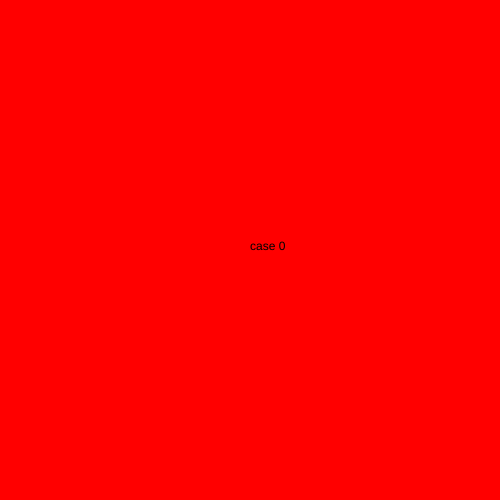
Frame 1 (no input)
Frame 60 (no input): identical to frame 1, image omitted
Frame 120 (the mouse pressed at the canvas centre since frame 60): identical to frame 1, image omitted

The p5.js sketch that drew this single still picture (run headless with seeded random() and noise() and a simulated clock; from frame 60 on, the mouse is pressed at the canvas centre):

// p5.js sketch
// ── sketch.js
let timer = 0;
let state = 0;

function setup() {
  createCanvas(500, 500);
}

function draw() {

  switch(state) {

    case 0:
    background('red');
    text("case 0", 250, 250);
    timer++;
    if(timer > 10*60) {
      state = 1;
      timer = 0;
    }

    break;

    case 1:
    background('blue');
    text("case 1", 250, 250);
    break;

  }
}
